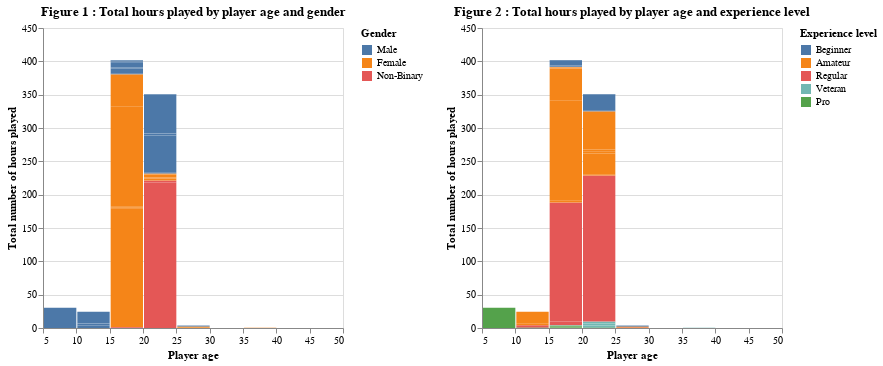

Here is the notebook cell this chart was saved with:
### Markdown cell above
&nbsp;&nbsp;&nbsp;&nbsp; Now we will move on to **visualise** the data.

&nbsp;&nbsp;&nbsp;&nbsp; We will use bar charts to visualise the distribution of the two numerical and one categorical variable. Bar chart was chosen to maximise the number of variables we could visualise at a time. We plot the sum of hours played by each subgroup (bin) of 5 years of players' ages.

&nbsp;&nbsp;&nbsp;&nbsp; Then, we colour-code the bars to represent a third variable. The colours were put into a colour-blindness simulator to find that the categories are distinguishable from each other. In Figure 1, we encode 'gender' to colour and in Figure 2, we encode 'experience' with Minecraft to colour. A legend next to each figure denotes the colour's meaning.

&nbsp;&nbsp;&nbsp;&nbsp; The code to create the visualisations of the training set is written in the cell below using functions from the altair library. Inside the encode function, we set the x and y axes, the colour, and the legend. The variables 'gender' and 'age' are specified to be categorical using ':N' and reassigned from the numerical values to the true categories.

### Code cell
age_chart = alt.Chart(players_train).mark_bar().encode(
    x = alt.X('age', bin=True, title="Player age"),
    y = alt.Y('played_hours', title="Total number of hours played"),
    color = alt.Color(
        "gender:N",
        legend=alt.Legend(
            title="Gender",
            labelExpr="{'1':'Male','2':'Female','3':'Non-Binary'}[datum.label]"
        )
    )
).properties(
    title="Figure 1 : Total hours played by player age and gender"
)

age_chart_exp = alt.Chart(players_train).mark_bar().encode(
    x = alt.X('age', bin = True).title("Player age"),
    y = alt.Y('played_hours').title("Total number of hours played"),
    color = alt.Color(
        "experience:N",
    legend=alt.Legend(
            title="Experience level",
            labelExpr="{'1':'Beginner','2':'Amateur','3':'Regular','4':'Veteran','5':'Pro'}[datum.label]"
        ))
).properties(
    title="Figure 2 : Total hours played by player age and experience level"
)
(age_chart | age_chart_exp).resolve_scale(
    color='independent'
)

### Figure 1 — Vega-Lite specification as saved in the notebook (floating-point values rounded to 4 significant figures; data arrays with more than 128 entries replaced by an {"elided": "..."} marker saying what was removed)
{"config": {"view": {"continuousWidth": 300, "continuousHeight": 300}}, "hconcat": [{"mark": {"type": "bar"}, "encoding": {"color": {"field": "gender", "legend": {"labelExpr": "{'1':'Male','2':'Female','3':'Non-Binary'}[datum.label]", "title": "Gender"}, "type": "nominal"}, "x": {"bin": true, "field": "age", "title": "Player age", "type": "quantitative"}, "y": {"field": "played_hours", "title": "Total number of hours played", "type": "quantitative"}}, "title": "Figure 1 : Total hours played by player age and gender"}, {"mark": {"type": "bar"}, "encoding": {"color": {"field": "experience", "legend": {"labelExpr": "{'1':'Beginner','2':'Amateur','3':'Regular','4':'Veteran','5':'Pro'}[datum.label]", "title": "Experience level"}, "type": "nominal"}, "x": {"bin": true, "field": "age", "title": "Player age", "type": "quantitative"}, "y": {"field": "played_hours", "title": "Total number of hours played", "type": "quantitative"}}, "title": "Figure 2 : Total hours played by player age and experience level"}], "data": {"name": "data-ebe11f7fcaa617a59447f292ef8ba58f"}, "resolve": {"scale": {"color": "independent"}}, "$schema": "https://vega.github.io/schema/vega-lite/v5.20.1.json", "datasets": {"data-ebe11f7fcaa617a59447f292ef8ba58f": {"elided": "140 records"}}}
